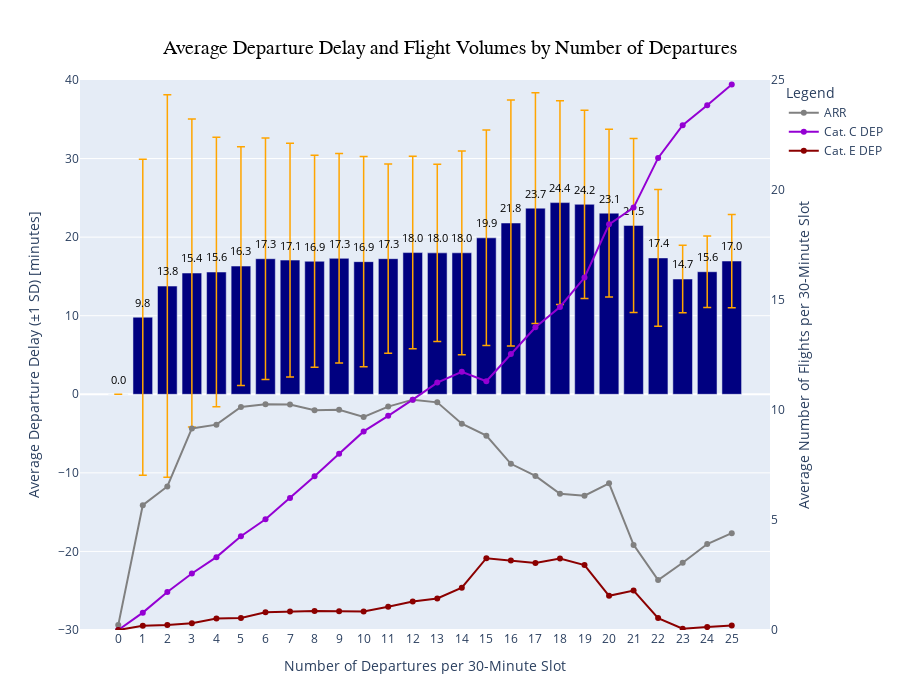

Notebook code cell kept with this figure:
### Markdown cell above
Erstellung der Histogramme für die # Scheduled DEP und # Scheduled ARR.

### Code cell
df = helper_df.copy()

# Create bins for scheduled departures (step of 1 flight)
bin_width = 1
df["sched_dep_bin"] = (df["scheduled_departures"] // bin_width * bin_width).astype(int)
df["sched_dep_label"] = df["sched_dep_bin"].astype(int).astype(str)

# --- Mean and standard deviation of delay per scheduled departures bin ---
stats = (
    df.groupby(["sched_dep_bin", "sched_dep_label"])["avg_dep_delay_slot_minutes"]
      .agg(["mean", "std"])
      .reset_index()
      .sort_values("sched_dep_bin")
)

sd_err = stats["std"].fillna(0)

# Define the x-axis order based on sorted bins
sched_dep_order = stats["sched_dep_label"].tolist()

# --- Average number of flights per bin (for right axis) ---
sched_dep_agg = (
    df.groupby(["sched_dep_bin", "sched_dep_label"], as_index=False)
      .agg(
          avg_C=("scheduled_C", "mean"),
          avg_E=("scheduled_E", "mean"),
          avg_arr=("scheduled_arrivals", "mean")
      )
      .sort_values("sched_dep_bin")
)

# --- Base bar chart (left axis) ---
fig = go.Figure()

fig.add_trace(
    go.Bar(
        x=stats["sched_dep_label"],
        y=stats["mean"],
        marker_color="navy",
        showlegend=False, # Do not show the bar trace in the legend
        error_y=dict(
            type="data",
            symmetric=True, # ±1 SD up and down
            array=sd_err,
            visible=True,
            color="orange",
            thickness=1.5,
            width=4
        ),
        yaxis="y"
    )
)

# Text labels slightly above bars
text_y = stats["mean"] + 1 # Small vertical offset above the bars

fig.add_trace(
    go.Scatter(
        x=stats["sched_dep_label"],
        y=text_y,
        mode="text",
        text=[f"{v:.1f}" if pd.notna(v) else "" for v in stats["mean"]],
        textposition="top center",
        textfont=dict(size=11, color="black"),
        showlegend=False,
        hoverinfo="skip",
        yaxis="y"
    )
)

# --- Grey line: average scheduled arrivals (right axis) ---
fig.add_trace(
    go.Scatter(
        x=sched_dep_agg["sched_dep_label"],
        y=sched_dep_agg["avg_arr"],
        name="ARR",
        mode="lines+markers",
        line=dict(color="grey", width=2),
        marker=dict(size=6),
        yaxis="y2"
    )
)

# --- Dark violet line: average scheduled cat. C DEP (right axis) ---
fig.add_trace(
    go.Scatter(
        x=sched_dep_agg["sched_dep_label"],
        y=sched_dep_agg["avg_C"],
        name="Cat. C DEP",
        mode="lines+markers",
        line=dict(color="darkviolet", width=2),
        marker=dict(size=6),
        yaxis="y2"
    )
)

# --- Dark red line: average scheduled cat. E DEP (right axis) ---
fig.add_trace(
    go.Scatter(
        x=sched_dep_agg["sched_dep_label"],
        y=sched_dep_agg["avg_E"],
        name="Cat. E DEP",
        mode="lines+markers",
        line=dict(color="darkred", width=2),
        marker=dict(size=6),
        yaxis="y2"
    )
)

# --- Layout ---
fig.update_layout(
    uniformtext_minsize=10,
    uniformtext_mode='show',
    height=700,
    margin=dict(t=80, b=70),
    title=dict(
        text="Average Departure Delay and Flight Volumes by Number of Departures",
        x=0.5,
        xanchor="center",
        yanchor="top"
    ),
    title_font=dict(size=20, family='Arial', color='black'),
    yaxis=dict(
        title="Average Departure Delay (±1 SD) [minutes]",
        range=[-30, 40]
    ),
    yaxis2=dict(
        title="Average Number of Flights per 30-Minute Slot",
        overlaying="y",
        side="right",
        showgrid=False,
        range=[0, 25]
    ),
    legend=dict(
        title="Legend"
    )
)

# X-axis formatting
fig.update_xaxes(
    title_text="Number of Departures per 30-Minute Slot",
    tickangle=0,
    categoryorder="array",
    categoryarray=sched_dep_order
)

fig.show()

### Figure 1 — Plotly figure (JSON) as saved in the notebook; plotly's stock layout.template omitted (floating-point values rounded to 4 significant figures)
{"data": [{"error_y": {"array": [0.0, 20.11, 24.34, 19.59, 17.14, 15.19, 15.36, 14.89, 13.5, 13.33, 13.38, 12.04, 12.25, 11.28, 12.97, 13.72, 15.66, 14.68, 12.96, 11.98, 10.69, 11.08, 8.708, 4.288, 4.545, 5.934], "color": "orange", "symmetric": true, "thickness": 1.5, "type": "data", "visible": true, "width": 4}, "marker": {"color": "navy"}, "showlegend": false, "type": "bar", "x": ["0", "1", "2", "3", "4", "5", "6", "7", "8", "9", "10", "11", "12", "13", "14", "15", "16", "17", "18", "19", "20", "21", "22", "23", "24", "25"], "y": [0.0, 9.807, 13.77, 15.43, 15.56, 16.32, 17.25, 17.08, 16.93, 17.3, 16.88, 17.26, 18.03, 18.0, 18.01, 19.91, 21.8, 23.69, 24.4, 24.18, 23.05, 21.49, 17.35, 14.67, 15.6, 16.96], "yaxis": "y"}, {"hoverinfo": "skip", "mode": "text", "showlegend": false, "text": ["0.0", "9.8", "13.8", "15.4", "15.6", "16.3", "17.3", "17.1", "16.9", "17.3", "16.9", "17.3", "18.0", "18.0", "18.0", "19.9", "21.8", "23.7", "24.4", "24.2", "23.1", "21.5", "17.4", "14.7", "15.6", "17.0"], "textfont": {"color": "black", "size": 11}, "textposition": "top center", "type": "scatter", "x": ["0", "1", "2", "3", "4", "5", "6", "7", "8", "9", "10", "11", "12", "13", "14", "15", "16", "17", "18", "19", "20", "21", "22", "23", "24", "25"], "y": [1.0, 10.81, 14.77, 16.43, 16.56, 17.32, 18.25, 18.08, 17.93, 18.3, 17.88, 18.26, 19.03, 19.0, 19.01, 20.91, 22.8, 24.69, 25.4, 25.18, 24.05, 22.49, 18.35, 15.67, 16.6, 17.96], "yaxis": "y"}, {"line": {"color": "grey", "width": 2}, "marker": {"size": 6}, "mode": "lines+markers", "name": "ARR", "type": "scatter", "x": ["0", "1", "2", "3", "4", "5", "6", "7", "8", "9", "10", "11", "12", "13", "14", "15", "16", "17", "18", "19", "20", "21", "22", "23", "24", "25"], "y": [0.2228, 5.676, 6.524, 9.162, 9.334, 10.14, 10.26, 10.25, 9.991, 10.01, 9.683, 10.15, 10.47, 10.35, 9.375, 8.833, 7.555, 7.004, 6.193, 6.104, 6.666, 3.869, 2.271, 3.056, 3.906, 4.4], "yaxis": "y2"}, {"line": {"color": "darkviolet", "width": 2}, "marker": {"size": 6}, "mode": "lines+markers", "name": "Cat. C DEP", "type": "scatter", "x": ["0", "1", "2", "3", "4", "5", "6", "7", "8", "9", "10", "11", "12", "13", "14", "15", "16", "17", "18", "19", "20", "21", "22", "23", "24", "25"], "y": [0.0, 0.7894, 1.724, 2.568, 3.312, 4.264, 5.036, 6.004, 6.987, 8.009, 9.028, 9.737, 10.47, 11.25, 11.74, 11.31, 12.55, 13.76, 14.68, 16.02, 18.44, 19.2, 21.46, 22.94, 23.85, 24.8], "yaxis": "y2"}, {"line": {"color": "darkred", "width": 2}, "marker": {"size": 6}, "mode": "lines+markers", "name": "Cat. E DEP", "type": "scatter", "x": ["0", "1", "2", "3", "4", "5", "6", "7", "8", "9", "10", "11", "12", "13", "14", "15", "16", "17", "18", "19", "20", "21", "22", "23", "24", "25"], "y": [0.0, 0.1926, 0.2329, 0.3105, 0.5263, 0.5446, 0.8037, 0.838, 0.8624, 0.8481, 0.8455, 1.056, 1.293, 1.433, 1.924, 3.263, 3.159, 3.045, 3.25, 2.952, 1.553, 1.794, 0.5424, 0.05556, 0.1354, 0.2], "yaxis": "y2"}], "layout": {"height": 700, "legend": {"title": {"text": "Legend"}}, "margin": {"b": 70, "t": 80}, "title": {"font": {"color": "black", "family": "Arial", "size": 20}, "text": "Average Departure Delay and Flight Volumes by Number of Departures", "x": 0.5, "xanchor": "center", "yanchor": "top"}, "uniformtext": {"minsize": 10, "mode": "show"}, "xaxis": {"categoryarray": ["0", "1", "2", "3", "4", "5", "6", "7", "8", "9", "10", "11", "12", "13", "14", "15", "16", "17", "18", "19", "20", "21", "22", "23", "24", "25"], "categoryorder": "array", "tickangle": 0, "title": {"text": "Number of Departures per 30-Minute Slot"}}, "yaxis": {"range": [-30, 40], "title": {"text": "Average Departure Delay (±1 SD) [minutes]"}}, "yaxis2": {"overlaying": "y", "range": [0, 25], "showgrid": false, "side": "right", "title": {"text": "Average Number of Flights per 30-Minute Slot"}}}}
